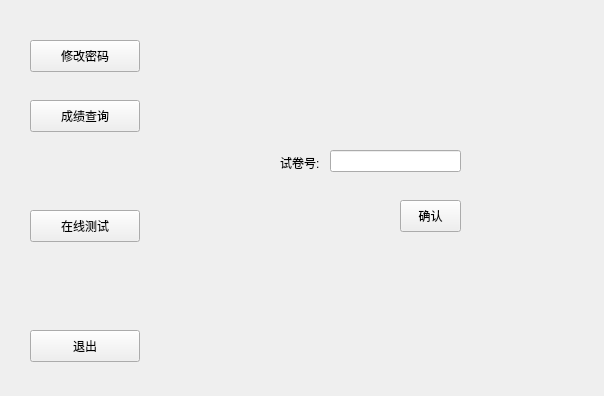
<?xml version="1.0" encoding="UTF-8"?>
<ui version="4.0">
 <class>MainWidget</class>
 <widget class="QWidget" name="MainWidget">
  <property name="geometry">
   <rect>
    <x>0</x>
    <y>0</y>
    <width>604</width>
    <height>396</height>
   </rect>
  </property>
  <property name="windowTitle">
   <string>MainWidget</string>
  </property>
  <widget class="QPushButton" name="historgrade">
   <property name="geometry">
    <rect>
     <x>30</x>
     <y>100</y>
     <width>110</width>
     <height>32</height>
    </rect>
   </property>
   <property name="text">
    <string>成绩查询</string>
   </property>
  </widget>
  <widget class="QPushButton" name="onlineexam">
   <property name="geometry">
    <rect>
     <x>30</x>
     <y>210</y>
     <width>110</width>
     <height>32</height>
    </rect>
   </property>
   <property name="text">
    <string>在线测试</string>
   </property>
  </widget>
  <widget class="QStackedWidget" name="stackedWidget">
   <property name="geometry">
    <rect>
     <x>180</x>
     <y>20</y>
     <width>411</width>
     <height>301</height>
    </rect>
   </property>
   <property name="currentIndex">
    <number>0</number>
   </property>
   <widget class="QWidget" name="choosepaper">
    <widget class="QLineEdit" name="numpaperline">
     <property name="geometry">
      <rect>
       <x>150</x>
       <y>130</y>
       <width>131</width>
       <height>22</height>
      </rect>
     </property>
     <property name="inputMethodHints">
      <set>Qt::ImhDigitsOnly</set>
     </property>
    </widget>
    <widget class="QLabel" name="numpaper">
     <property name="geometry">
      <rect>
       <x>100</x>
       <y>132</y>
       <width>56</width>
       <height>21</height>
      </rect>
     </property>
     <property name="text">
      <string>试卷号:</string>
     </property>
    </widget>
    <widget class="QPushButton" name="confirm">
     <property name="geometry">
      <rect>
       <x>220</x>
       <y>180</y>
       <width>61</width>
       <height>32</height>
      </rect>
     </property>
     <property name="text">
      <string>确认</string>
     </property>
    </widget>
   </widget>
   <widget class="QWidget" name="pwd">
    <widget class="QWidget" name="pwdpage" native="true">
     <property name="geometry">
      <rect>
       <x>0</x>
       <y>0</y>
       <width>331</width>
       <height>271</height>
      </rect>
     </property>
     <widget class="QLineEdit" name="oldpwd">
      <property name="geometry">
       <rect>
        <x>100</x>
        <y>40</y>
        <width>181</width>
        <height>22</height>
       </rect>
      </property>
     </widget>
     <widget class="QLineEdit" name="newpwd">
      <property name="geometry">
       <rect>
        <x>100</x>
        <y>90</y>
        <width>181</width>
        <height>22</height>
       </rect>
      </property>
     </widget>
     <widget class="QLineEdit" name="confirmpwd">
      <property name="geometry">
       <rect>
        <x>100</x>
        <y>140</y>
        <width>181</width>
        <height>22</height>
       </rect>
      </property>
     </widget>
     <widget class="QLabel" name="label">
      <property name="geometry">
       <rect>
        <x>40</x>
        <y>43</y>
        <width>56</width>
        <height>20</height>
       </rect>
      </property>
      <property name="text">
       <string>旧密码:</string>
      </property>
     </widget>
     <widget class="QLabel" name="label_2">
      <property name="geometry">
       <rect>
        <x>40</x>
        <y>93</y>
        <width>56</width>
        <height>20</height>
       </rect>
      </property>
      <property name="text">
       <string>新密码:</string>
      </property>
     </widget>
     <widget class="QLabel" name="label_3">
      <property name="geometry">
       <rect>
        <x>30</x>
        <y>143</y>
        <width>56</width>
        <height>20</height>
       </rect>
      </property>
      <property name="text">
       <string>确认密码:</string>
      </property>
     </widget>
     <widget class="QPushButton" name="pushButton">
      <property name="geometry">
       <rect>
        <x>220</x>
        <y>180</y>
        <width>61</width>
        <height>32</height>
       </rect>
      </property>
      <property name="text">
       <string>修改</string>
      </property>
     </widget>
    </widget>
   </widget>
   <widget class="QWidget" name="exam">
    <widget class="QWidget" name="exampage" native="true">
     <property name="geometry">
      <rect>
       <x>0</x>
       <y>-20</y>
       <width>421</width>
       <height>321</height>
      </rect>
     </property>
     <widget class="QTextEdit" name="question">
      <property name="geometry">
       <rect>
        <x>20</x>
        <y>50</y>
        <width>371</width>
        <height>171</height>
       </rect>
      </property>
      <property name="readOnly">
       <bool>true</bool>
      </property>
     </widget>
     <widget class="QRadioButton" name="A">
      <property name="geometry">
       <rect>
        <x>60</x>
        <y>240</y>
        <width>31</width>
        <height>18</height>
       </rect>
      </property>
      <property name="text">
       <string>A</string>
      </property>
     </widget>
     <widget class="QRadioButton" name="B">
      <property name="geometry">
       <rect>
        <x>140</x>
        <y>240</y>
        <width>51</width>
        <height>18</height>
       </rect>
      </property>
      <property name="text">
       <string>B</string>
      </property>
     </widget>
     <widget class="QRadioButton" name="D">
      <property name="geometry">
       <rect>
        <x>290</x>
        <y>240</y>
        <width>41</width>
        <height>18</height>
       </rect>
      </property>
      <property name="text">
       <string>D</string>
      </property>
     </widget>
     <widget class="QRadioButton" name="C">
      <property name="geometry">
       <rect>
        <x>211</x>
        <y>240</y>
        <width>41</width>
        <height>18</height>
       </rect>
      </property>
      <property name="text">
       <string>C</string>
      </property>
     </widget>
     <widget class="QPushButton" name="pre">
      <property name="geometry">
       <rect>
        <x>190</x>
        <y>270</y>
        <width>81</width>
        <height>32</height>
       </rect>
      </property>
      <property name="text">
       <string>上一题</string>
      </property>
     </widget>
     <widget class="QPushButton" name="next">
      <property name="geometry">
       <rect>
        <x>290</x>
        <y>270</y>
        <width>81</width>
        <height>32</height>
       </rect>
      </property>
      <property name="text">
       <string>下一题</string>
      </property>
     </widget>
     <widget class="QPushButton" name="handon">
      <property name="geometry">
       <rect>
        <x>30</x>
        <y>270</y>
        <width>81</width>
        <height>32</height>
       </rect>
      </property>
      <property name="text">
       <string>交卷</string>
      </property>
     </widget>
     <widget class="QLabel" name="label_4">
      <property name="geometry">
       <rect>
        <x>30</x>
        <y>30</y>
        <width>181</width>
        <height>16</height>
       </rect>
      </property>
      <property name="text">
       <string>共50题,当前第          题</string>
      </property>
     </widget>
     <widget class="QLineEdit" name="lineEdit">
      <property name="geometry">
       <rect>
        <x>120</x>
        <y>30</y>
        <width>41</width>
        <height>16</height>
       </rect>
      </property>
      <property name="readOnly">
       <bool>true</bool>
      </property>
     </widget>
    </widget>
   </widget>
   <widget class="QWidget" name="inquiry">
    <widget class="QTableView" name="history">
     <property name="geometry">
      <rect>
       <x>20</x>
       <y>40</y>
       <width>291</width>
       <height>231</height>
      </rect>
     </property>
     <property name="editTriggers">
      <set>QAbstractItemView::NoEditTriggers</set>
     </property>
     <property name="sortingEnabled">
      <bool>true</bool>
     </property>
    </widget>
    <widget class="QLabel" name="historyl">
     <property name="geometry">
      <rect>
       <x>20</x>
       <y>12</y>
       <width>56</width>
       <height>21</height>
      </rect>
     </property>
     <property name="text">
      <string>历史成绩:</string>
     </property>
    </widget>
   </widget>
  </widget>
  <widget class="QPushButton" name="Quit">
   <property name="geometry">
    <rect>
     <x>30</x>
     <y>330</y>
     <width>110</width>
     <height>32</height>
    </rect>
   </property>
   <property name="text">
    <string>退出</string>
   </property>
  </widget>
  <widget class="QPushButton" name="pwdchange">
   <property name="geometry">
    <rect>
     <x>30</x>
     <y>40</y>
     <width>110</width>
     <height>32</height>
    </rect>
   </property>
   <property name="text">
    <string>修改密码</string>
   </property>
  </widget>
  <zorder>historgrade</zorder>
  <zorder>onlineexam</zorder>
  <zorder>Quit</zorder>
  <zorder>pwdchange</zorder>
  <zorder>stackedWidget</zorder>
 </widget>
 <layoutdefault spacing="6" margin="11"/>
 <resources/>
 <connections/>
</ui>
